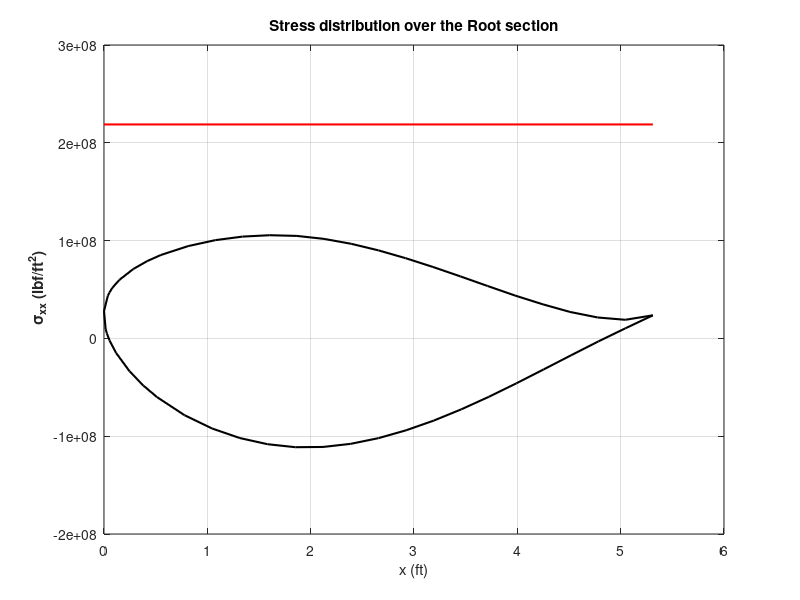
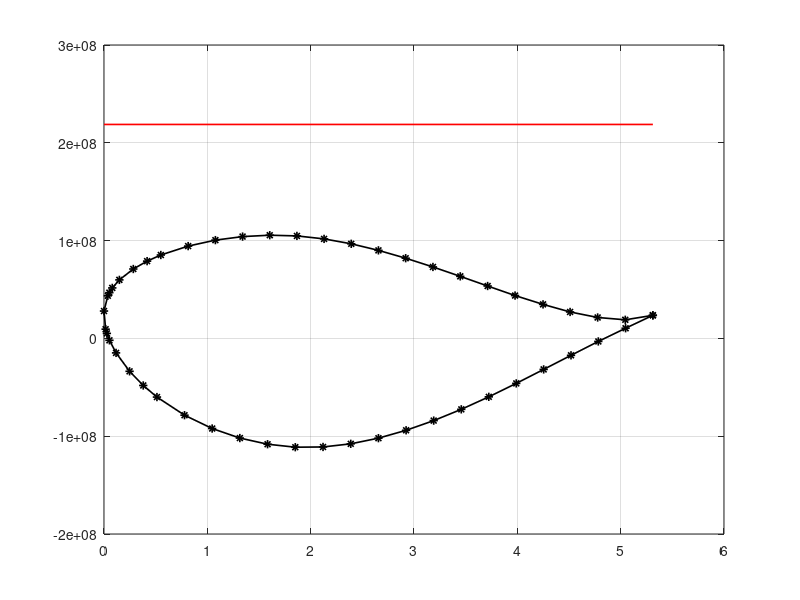

MATLAB code for these plots, in order: (Note: this script raises an error after producing the figures.)
clc; clear all ;

%%
load('loads.mat') ;
a = load('n63415-il.dat') ;
c = 1.6190*3.28084 ;
z = -a(:,1)'*c*0.01;
y = a(:,2)'*c*0.01;
spar1_ytop = 0.1517*3.28084;
spar1_ybot = -0.08855*3.28084;
spar1_z = -0.3*c;
spar2_ytop = 0.09546*3.28084;
spar2_ybot = -0.031975*3.28084;
spar2_z = -0.7*c;
b1 = 0.10*(spar1_ytop - spar1_ybot);
b2 = 0.10*(spar2_ytop - spar2_ybot);

%% Thicknesses and Modulus
%  ^ y
%  |
%  |_________> z
% 
tw = 0.002*3.28084;
tf = tw/2; 
tsc = 4*0.002*3.28084;
hw1 = (spar1_ytop-spar1_ybot-2*(tf+tsc));
hw2 = (spar2_ytop-spar2_ybot-2*(tf+tsc));
E_al = 1.5351*10^9*32.1522; %lbf/ft^2 
E_steel = 4.2*10^9*32.1522; %lbf/ft^2 
E_star = E_steel/E_al;
ybar = [(spar1_ytop+spar1_ybot)/2,(spar2_ytop+spar2_ybot)/2];
zbar = [spar1_z,spar2_z];
%% for skin
t_skin = 1.9e-3*3.28084 ; %         ft
E_skin = E_al;              % Skin Material 2024T3 Aluminium
E_ref = E_al ;

% z = wingdata(:,1)*chord/100;
% y = wingdata(:,2)*chord/100;

for j=1 : (length(y)-1)
    s = sqrt((y(j)-y(j+1))^2 + ((z(j)-z(j+1))^2));
    EdA_star_skin(j) = s*t_skin*(E_skin/E_ref);
    ydA_star(j) = EdA_star_skin(j)*0.5*(y(j)+y(j+1));
    zdA_star(j) = EdA_star_skin(j)*0.5*(z(j)+z(j+1));
%     y2dA_star(j) = ydA_star(j)*0.5*(y(j)+y(j+1));
%     z2dA_star(j) = zdA_star(j)*0.5*(z(j)+z(j+1));
%     yzdA_star(j) = zdA_star(j)*0.5*(y(j)+y(j+1));
end

Sigma_EA_skin = sum(EdA_star_skin);
y_cent_skin = sum(ydA_star)/Sigma_EA_skin;
z_cent_skin = sum(zdA_star)/Sigma_EA_skin;
% Iz_skin = sum(y2dA_star);
% Iy_skin = sum(z2dA_star);
% Iyz_skin = sum(yzdA_star);

%% Areas of individual parts
A1 = [b1*tsc,b1*tsc,b1*tf,b1*tf,tw*hw1];
A2 = [b2*tsc,b2*tsc,b2*tf,b2*tf,tw*hw2];
E = [E_steel,E_steel,E_al,E_al,E_al];
E_star_spar = (1/E_al).*E ;

%% Finding spar centroid
EA_star_spar_i = [dot(A1,E_star_spar),dot(A2,E_star_spar)];
Sigma_EA_star = sum(EA_star_spar_i) ;
y_cent_spar = dot(EA_star_spar_i,ybar)/Sigma_EA_star ;
z_cent_spar = dot(EA_star_spar_i,zbar)/Sigma_EA_star;

%% Adding stringers
z_stinger=[z(12),z(9),z(40),z(43)]; % ,z(22),z(31),z(3),z(49)
y_stinger=[y(12),y(9),y(40),y(43)]; % ,y(22),y(31),y(3),y(49)
no_of_stringer = length(z_stinger) ;

%% Stringer centroid 
A_stringer = b1*tsc ; % in ft^2
E_star_stgr = E_steel/E_al ;
EA_star_stgr = A_stringer*E_star_stgr ;
Sigma_EA_stgr = no_of_stringer*EA_star_stgr ;
y_cent_stgr = EA_star_stgr*(sum(y_stinger))/(Sigma_EA_stgr) ;
z_cent_stgr = EA_star_stgr*(sum(z_stinger))/(Sigma_EA_stgr) ;

%% Centroid of spar and stringer and Skin
y_cent = (y_cent_spar*Sigma_EA_star + y_cent_stgr*Sigma_EA_stgr + y_cent_skin*Sigma_EA_skin)/(Sigma_EA_star+Sigma_EA_stgr+Sigma_EA_skin ) ;
z_cent = (z_cent_spar*Sigma_EA_star + z_cent_stgr*Sigma_EA_stgr + z_cent_skin*Sigma_EA_skin)/(Sigma_EA_star+Sigma_EA_stgr+Sigma_EA_skin) ;


%% Finding MOI of spars
Izz1 = 2*((E_star*(b1*tsc^3/12))+(A1(1)*E_star*((tsc+2*tf+hw1)/2)^2))+ 2*(((b1*tf^3/12))+(A1(3)*((tw/4)+(hw1/2))^2))+ (tw*hw1^3/12);
Iyy1 = 2*E_star*(tsc*b1^3/12)+2*(tf*b1^3/12)+ (hw1*tw^3/12);
Izz2 = 2*((E_star*(b2*tsc^3/12))+(A2(1)*E_star*((tsc+2*tf+hw1)/2)^2))+ 2*(((b2*tf^3/12))+(A2(3)*((tw/4)+(hw2/2))^2))+ (tw*hw2^3/12);
Iyy2 = 2*E_star*(tsc*b2^3/12)+2*(tf*b2^3/12)+ (hw2*tw^3/12);

%% MOI of spars about neutral axis
Iyy_spar = Iyy1+ (EA_star_spar_i(1))*(zbar(1)-z_cent)^2 + Iyy2+ (EA_star_spar_i(2))*(zbar(2)-z_cent)^2 ;
Izz_spar = Izz1+ (EA_star_spar_i(1))*(ybar(1)-y_cent)^2 + Izz2+ (EA_star_spar_i(2))*(ybar(2)-y_cent)^2 ;
Iyz_spar = ((EA_star_spar_i(1))*(ybar(1)-y_cent)*(zbar(1)-z_cent) + (EA_star_spar_i(2))*(zbar(2)-z_cent)*(ybar(2)-y_cent)) ;

%% MOI of stinger about neutral axis
Iyy_stingers = EA_star_stgr*( norm(z_stinger - z_cent*linspace(1,1,length(z_stinger))) )^2 ;
Izz_stingers = EA_star_stgr*( norm(y_stinger - y_cent*linspace(1,1,length(y_stinger))) )^2 ;
Iyz_stringer = EA_star_stgr*( dot((z_stinger - z_cent*linspace(1,1,length(z_stinger))),(y_stinger - y_cent*linspace(1,1,length(y_stinger)))) ) ;

%% MOI of Skin about neutral axis
z_wrt_cent = ((z(1:length(z)-1) - z_cent*linspace(1,1,length(z)-1)).^2) ;
y_wrt_cent = ((y(1:length(z)-1) - y_cent*linspace(1,1,length(z)-1)).^2);
yz_wrt_cent = ( ((z(1:length(z)-1) - z_cent*linspace(1,1,length(z)-1))).*(y(1:length(y)-1) - y_cent*linspace(1,1,length(y)-1)) ) ;
Iyy_skin = dot (EdA_star_skin, z_wrt_cent) ;
Izz_skin = dot (EdA_star_skin, y_wrt_cent) ;
Iyz_skin = dot (EdA_star_skin, yz_wrt_cent);


%% Total MOI stringers + spars
Iyy_total= Iyy_spar + Iyy_stingers + Iyy_skin;
Izz_total= Izz_spar + Izz_stingers + Izz_skin;    
Iyz_total= Iyz_spar + Iyz_stringer +Iyz_skin;

%% Finding V_xx, W_xx
A = [-E_al*Iyz_total,-E_al*Iyy_total ; E_al*Izz_total,E_al*Iyz_total];
M = [M_y_due_to_D(1),M_z_due_to_L(1)];

v = A\M';

%% Finding sigma_xx
F_S = 1.5 ;
epsilon_xx= (-(y-y_cent)*v(1)-(z-z_cent)*v(2));  %conversion from meter to feet
sigma_xx= F_S*E_al*epsilon_xx;
sigma_yield= 32.1522.*[6804000,6804000]; %lbf/ft^2 
z1=[-5.3117,0];

width_val = 1.5 ;
figure(7)
plot(-z,sigma_xx,'k','linewidth',width_val)
hold on ; 
plot(-z1,sigma_yield,'r','linewidth',width_val);
title('Stress distribution over the Root section');
xlabel('x (ft)');
ylabel('\bf \sigma_{xx} (lbf/ft^2)');
grid on

epsilon_xx = (-(y-y_cent)*v(1)-(z-z_cent)*v(2));  %conversion from meter to feet
sigma_xx = F_S*E_al*epsilon_xx;
sigma_yield = 32.1522.*[6804000,6804000]; %lbf/ft^2 
z1 = [-5.3117,0];

%% Plotting sigma_xx
figure(8)
plot(-z,sigma_xx,'-*k', 'Linewidth', 1.2)
hold on ; 
plot(-z1,sigma_yield,'-r', 'Linewidth', 1.2);
grid on ;

ax = gca;
ax.FontSize = 14;
ax.XAxis.LineWidth = 1.2;
ax.YAxis.LineWidth = 1.2;
set(gcf, 'Position',  [100, 100, 900, 600]);
title('\sigma_{xx} distribution on the surface of the airfoil');
xlabel('x(ft)');
ylabel('\sigma_{xx}(in lbf/ft^2)');
